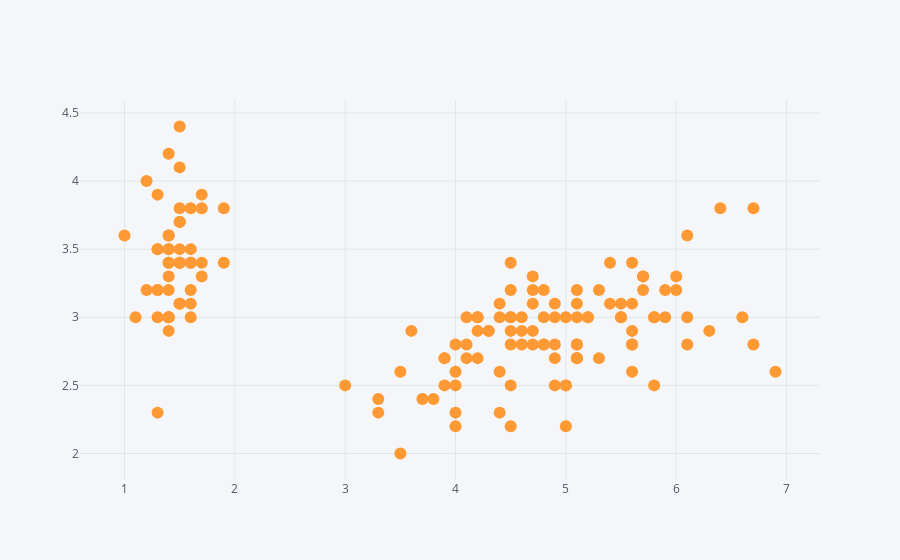

Notebook code for this chart:
### Code cell
ds.iplot(mode='markers',x='petal_length',y='sepal_width')

### Figure 1 — Plotly figure (JSON) as saved in the notebook; plotly's stock layout.template omitted (floating-point values rounded to 4 significant figures; data arrays with more than 128 entries replaced by an {"elided": "..."} marker saying what was removed)
{"data": [{"line": {"color": "rgba(255, 153, 51, 1.0)", "dash": "solid", "shape": "linear", "width": 1.3}, "marker": {"size": 12, "symbol": "circle"}, "mode": "markers", "name": "sepal_width", "text": "", "type": "scatter", "x": {"elided": "150 float values"}, "y": {"elided": "150 float values"}}], "layout": {"legend": {"bgcolor": "#F5F6F9", "font": {"color": "#4D5663"}}, "paper_bgcolor": "#F5F6F9", "plot_bgcolor": "#F5F6F9", "title": {"font": {"color": "#4D5663"}}, "xaxis": {"gridcolor": "#E1E5ED", "showgrid": true, "tickfont": {"color": "#4D5663"}, "title": {"font": {"color": "#4D5663"}, "text": ""}, "zerolinecolor": "#E1E5ED"}, "yaxis": {"gridcolor": "#E1E5ED", "showgrid": true, "tickfont": {"color": "#4D5663"}, "title": {"font": {"color": "#4D5663"}, "text": ""}, "zerolinecolor": "#E1E5ED"}}}
